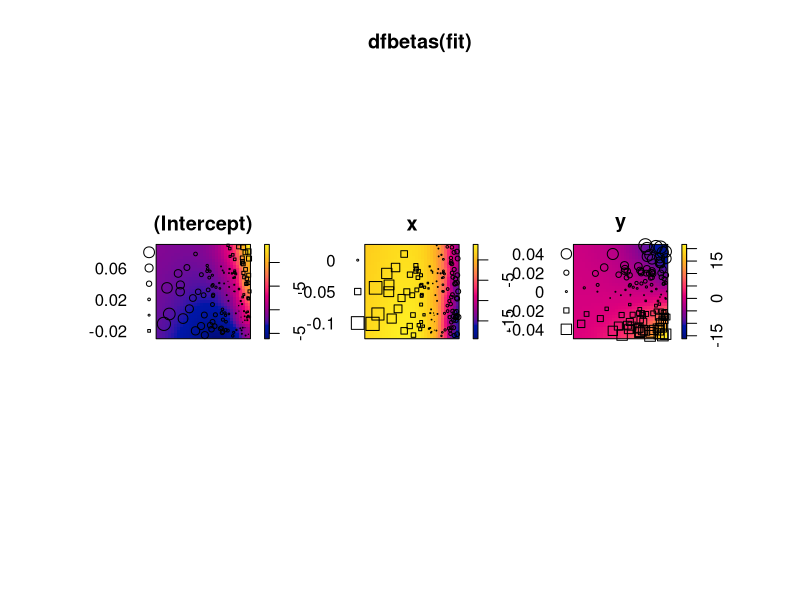
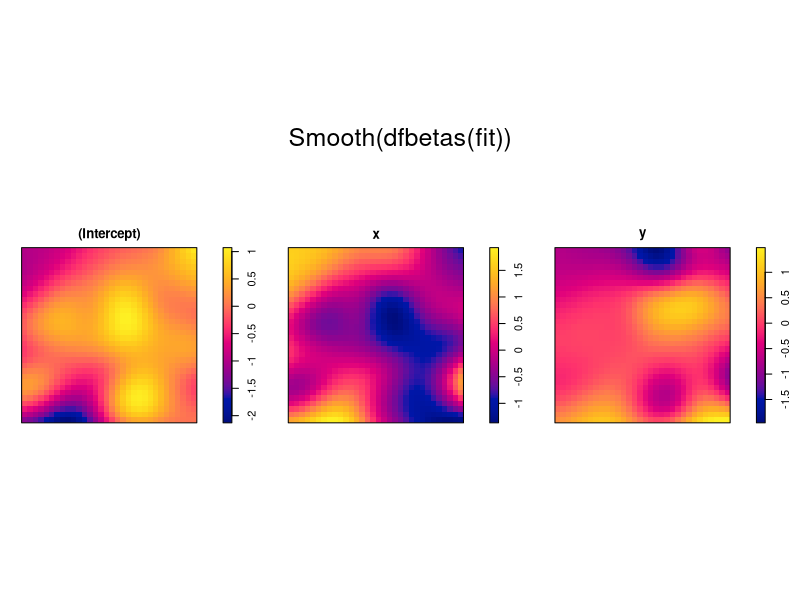

Generate these figures, in order, with R:
library(spatstat)


### Name: dfbetas.ppm
### Title: Parameter Influence Measure
### Aliases: dfbetas.ppm
### Keywords: spatial models

### ** Examples

   ## Don't show: 
op <- spatstat.options(npixel=32)
## End(Don't show)
   X <- rpoispp(function(x,y) { exp(3+3*x) })
   fit <- ppm(X ~x+y)
   ## Don't show: 
fit <- ppm(X ~x+y, nd=16)
## End(Don't show)
   plot(dfbetas(fit))
   plot(Smooth(dfbetas(fit)))
   ## Don't show: 
spatstat.options(op)
## End(Don't show)
